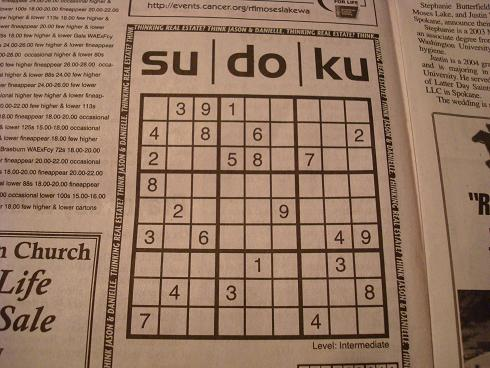
#> input picture python_gui/Pics/1.jpg, 490 x 368 px; its folder holds only this picture in this run
$ python -i scanner.py   (imports and definitions only)
#> lines starting #> are read from the running program, lines starting #| are printed output that depends on the picture; after the words box and inside, x2 and y2 are one past the last pixel; in counts of white or black regions, pixels touching at a corner belong together
### python_gui/knn.py
import cv2
import glob
import numpy as np

class KNearestNeighbors:

    def __init__(self,k=5):
        self.k = k
        self.imgs = []

    # [13 lines left out: function distance, not called in this run]

    def load (self,files,group):
        for f in files:
            temp = cv2.imread(f,0)
            self.imgs.append({'img':temp,'group':group})

    def fit_transform(self):
        my_path='Data/'
        ext_path = '/*.png'

        for i in range(0,10):
            files=glob.glob(my_path+str(i)+ext_path)
            self.load(files,i)

    def predict(self,img):
        for i in range(len(self.imgs)):
            self.imgs[i]['distance'] = self.distance(self.imgs[i]['img'],img)

        self.imgs.sort(key=lambda x: x['distance'])

        freq = [0,0,0,0,0,0,0,0,0,0]
        freq[ self.imgs[0]['group'] ] += 1
        first_group = self.imgs[0]['group']

        for i in range(1,self.k):
            freq[ self.imgs[i]['group'] ] += 1

        m = max(freq)
        temp = [i for i, j in enumerate(freq) if j == m]
        if  len(temp) > 1 and freq[first_group] == m:
            return first_group
        else:
            return int(freq.index(m))

"""
classifier = KNearestNeighbors(1)

classifier.fit_transform()

img = cv2.imread('/home/zoh/Programming_Data/Sudoku/2_47.png',0)

print(classifier.predict(img))
"""

### python_gui/scanner.py
import cv2
import math
import numpy as np
from knn import KNearestNeighbors

class scanner:

    def __init__(self,path,k=1):
#> called with path = 'Pics/1.jpg', k = 1
        self.img = cv2.imread(path,0)
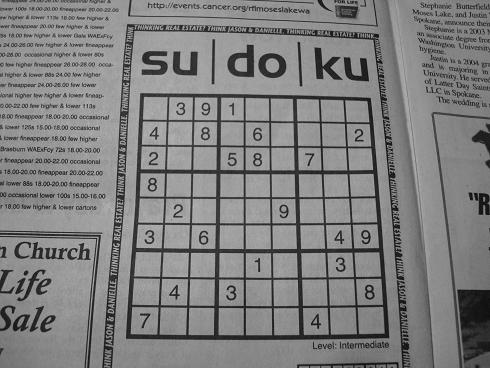
#> self.img: shape (368, 490); min 0, max 196, mean 127.3
        if self.img.shape[0] > 2500 or self.img.shape[1] > 2500 :
            self.img = cv2.resize(self.img,(self.img.shape[0],self.img.shape[1]))
        self.k = KNearestNeighbors(k)
        self.k.fit_transform()
        self.grid = np.zeros((9,9),dtype=np.int64)

    def getNum(self,digit):
        return self.k.predict(digit)

    def preprocessing(self):

        img_blur = cv2.GaussianBlur(self.img,(3,3),0)
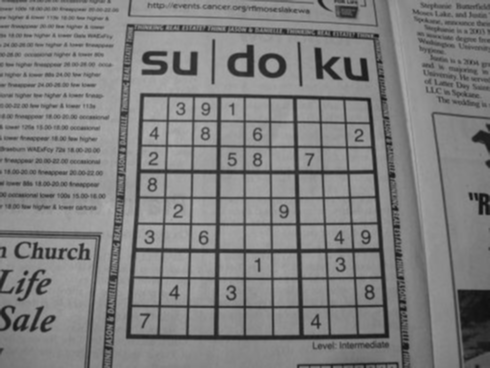
#> img_blur: shape (368, 490); min 15, max 176, mean 127.3

        otsu_thresh_val,_ = cv2.threshold(img_blur, 0, 255, cv2.THRESH_BINARY | cv2.THRESH_OTSU)
#> otsu_thresh_val = 110
        high_thresh_val = otsu_thresh_val
#> high_thresh_val = 110
        lower_thresh_val = otsu_thresh_val * 0.5
#> lower_thresh_val = 55
        canny_output = cv2.Canny(img_blur, lower_thresh_val, high_thresh_val)
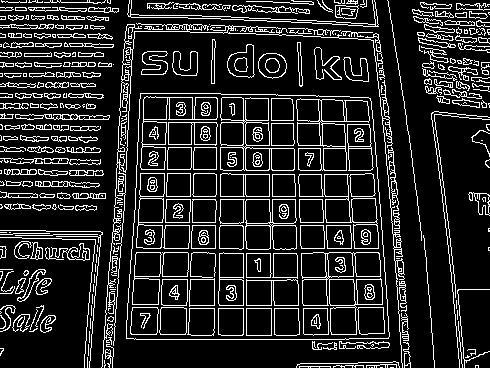
#> canny_output: shape (368, 490); 15.1% white in thin lines or dots

        contours, _ = cv2.findContours(canny_output, cv2.RETR_EXTERNAL, cv2.CHAIN_APPROX_SIMPLE)
#> contours = 298 contours, 165 with area under 20; largest, box (x1, y1, x2, y2) and area: (126, 93, 390, 340) 60384, (227, 44, 255, 78) 628, (258, 53, 287, 79) 567, (127, 0, 379, 27) 558, (121, 23, 405, 368) 415
        contours = sorted(contours, key = cv2.contourArea, reverse = True)[:5]
#> contours = 5 contours; box (x1, y1, x2, y2) and area: (126, 93, 390, 340) 60384, (227, 44, 255, 78) 628, (258, 53, 287, 79) 567, (127, 0, 379, 27) 558, (121, 23, 405, 368) 415

        temp = None

        for c in contours:
            peri = cv2.arcLength(c, True)
            approx = cv2.approxPolyDP(c, 0.02 * peri, True)
            if len(approx) == 4:
                temp = approx
                break
#> this loop made 1 pass
#> (peri, temp) on pass 1: (997.3, [[140, 93], [126, 338], [388, 338], [370, 98]])

        temp = temp.reshape(4,2)

        inputRect = np.zeros((4, 2), dtype = "float32")

        s = temp.sum(axis = 1)
#> s = [233, 464, 726, 468]
        inputRect[0] = temp[np.argmin(s)]
        inputRect[2] = temp[np.argmax(s)]

        diff = np.diff(temp, axis = 1)
#> diff = [-47, 212, -50, -272]
        inputRect[1] = temp[np.argmin(diff)]
        inputRect[3] = temp[np.argmax(diff)]

        outputRect = np.array([[0, 0],[self.img.shape[0] - 1, 0],[self.img.shape[0] - 1, self.img.shape[1] - 1],[0, self.img.shape[1] - 1]], dtype = "float32")
#> outputRect = [[0, 0], [367, 0], [367, 489], [0, 489]]

        perspectiveMatrix = cv2.getPerspectiveTransform( inputRect, outputRect )
        warp_output = cv2.warpPerspective(self.img,perspectiveMatrix,(self.img.shape[0],self.img.shape[1]))
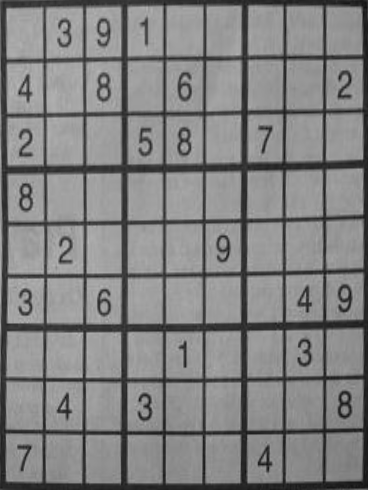
#> warp_output: shape (490, 368); min 18, max 184, mean 129.4

        size = int(warp_output.shape[0]*warp_output.shape[1]/2188)
#> size = 82
        if size%2 == 0:
            size += 1
#> size = 83

        binary_output = cv2.adaptiveThreshold( warp_output , 255 , cv2.ADAPTIVE_THRESH_MEAN_C , cv2.THRESH_BINARY , size , 0 )
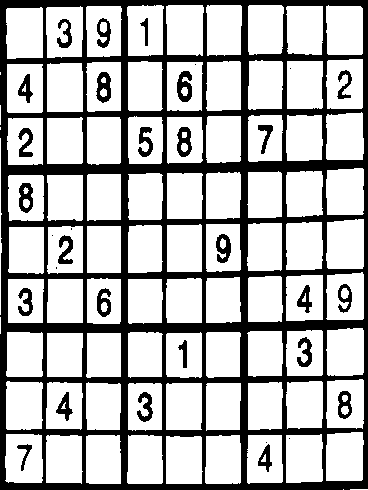
#> binary_output: shape (490, 368); 71.4% white; 33 black regions (7 under 20 px), largest, box (x1, y1, x2, y2) and area: (0, 0, 368, 490) 45960, (177, 71, 192, 102) 310, (96, 72, 111, 103) 298
        square = cv2.resize(binary_output,(900,900))
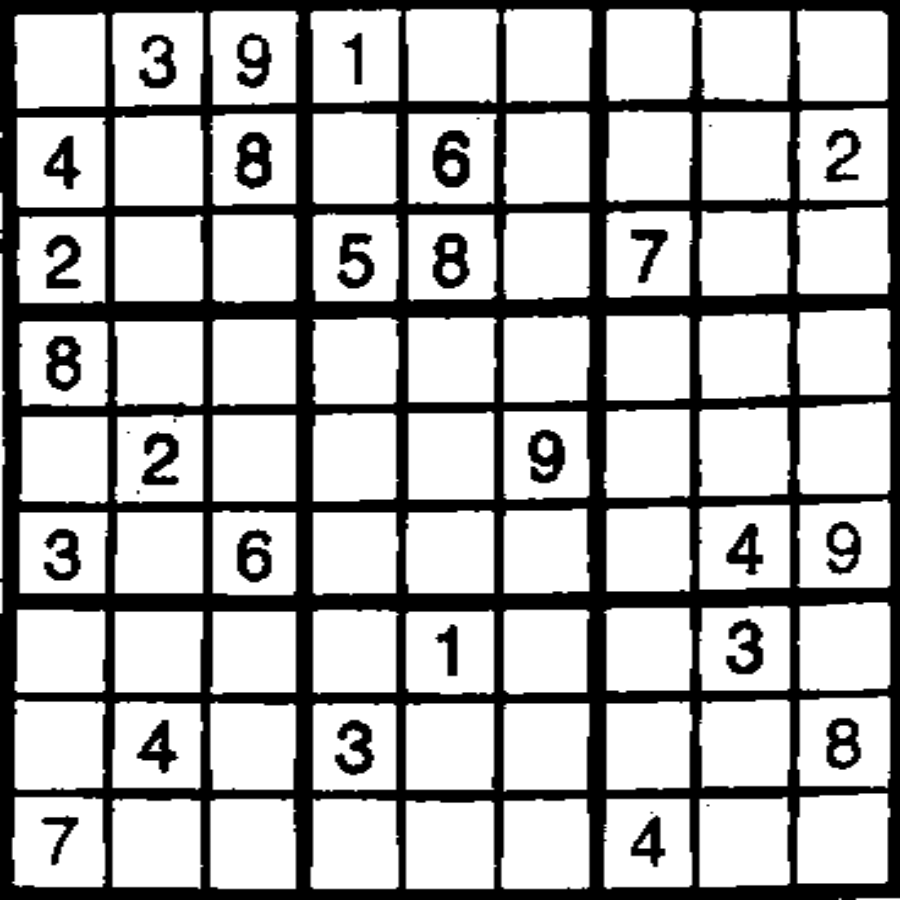
#> square: shape (900, 900); min 0, max 255, mean 182.1

        return square

    def getDigits(self):

        square = self.preprocessing()

        for x in range(9):
            for y in range(9):

                s = int(900*0.13)
                elm = np.zeros((s,s))

                for i in range(s):
                    for j in range(s):
                        if i + int(900*x/9) < 900 and j + int(900*y/9) < 900 :
                            elm[i][j] = square[i+int(900*x/9)][j + int(900*y/9)]
                        else:
                            elm[i][j] = 0

                elm = cv2.convertScaleAbs(elm)

                contours, _ = cv2.findContours(elm, cv2.RETR_EXTERNAL, cv2.CHAIN_APPROX_SIMPLE)

                largest_area=0

                for cnt in contours:
                    area = cv2.contourArea(cnt)
                    if area > largest_area :
                        largest_area=area
                        c = cnt

                bounding_rect = cv2.boundingRect(c)

                elm = elm[bounding_rect[1]+5:bounding_rect[1]+bounding_rect[3]-5,bounding_rect[0]+5:bounding_rect[0]+bounding_rect[2]-5]

                fin = cv2.resize(elm,(20,20))
                self.grid[x][y] = int(self.getNum(fin))
#> elm: shape (87, 83); every value is 255
#> fin: shape (20, 20); every value is 255
#> after the loop, c = contour of 26 points, box (x1, y1, x2, y2) (13, 12, 106, 109), area 8393

"""
s = scanner("/home/zoh/Programming_Data/sudoku_project_attempts/python/Pics/15.jpg")

s.getDigits()

print(s.grid)
"""

#> (the run stopped early here; a loop or call above may not have finished)
